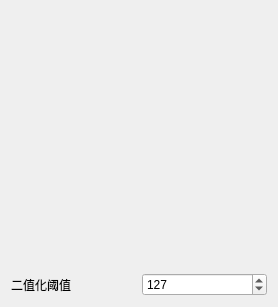
<?xml version="1.0" encoding="UTF-8"?>
<ui version="4.0">
 <class>BinaryTest</class>
 <widget class="QWidget" name="BinaryTest">
  <property name="geometry">
   <rect>
    <x>0</x>
    <y>0</y>
    <width>270</width>
    <height>298</height>
   </rect>
  </property>
  <property name="focusPolicy">
   <enum>Qt::ClickFocus</enum>
  </property>
  <property name="windowTitle">
   <string>二值化测试</string>
  </property>
  <property name="windowOpacity">
   <double>1.000000000000000</double>
  </property>
  <layout class="QVBoxLayout" name="verticalLayout">
   <item>
    <widget class="ImageWidget" name="iwProcessedImg" native="true">
     <property name="minimumSize">
      <size>
       <width>256</width>
       <height>256</height>
      </size>
     </property>
     <property name="maximumSize">
      <size>
       <width>9999</width>
       <height>9999</height>
      </size>
     </property>
     <property name="sizeIncrement">
      <size>
       <width>0</width>
       <height>0</height>
      </size>
     </property>
     <property name="baseSize">
      <size>
       <width>256</width>
       <height>256</height>
      </size>
     </property>
     <property name="autoFillBackground">
      <bool>true</bool>
     </property>
    </widget>
   </item>
   <item>
    <layout class="QHBoxLayout" name="horizontalLayout">
     <item>
      <widget class="QLabel" name="label">
       <property name="text">
        <string>二值化阈值</string>
       </property>
      </widget>
     </item>
     <item>
      <widget class="QSpinBox" name="qsbBinaryThreshold">
       <property name="minimum">
        <number>0</number>
       </property>
       <property name="maximum">
        <number>255</number>
       </property>
       <property name="value">
        <number>127</number>
       </property>
      </widget>
     </item>
    </layout>
   </item>
  </layout>
 </widget>
 <customwidgets>
  <customwidget>
   <class>ImageWidget</class>
   <extends>QWidget</extends>
   <header location="global">ImageWidget-Qt/ImageWidget.h</header>
   <container>1</container>
  </customwidget>
 </customwidgets>
 <resources/>
 <connections/>
</ui>
